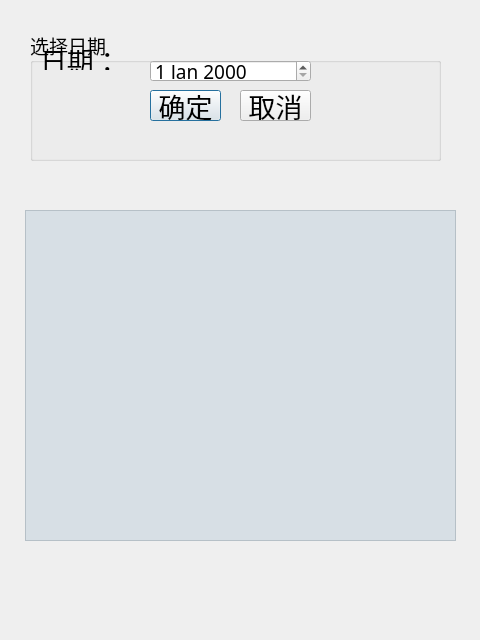
<?xml version="1.0" encoding="UTF-8"?>
<ui version="4.0">
 <class>viewdata</class>
 <widget class="QDialog" name="viewdata">
  <property name="geometry">
   <rect>
    <x>0</x>
    <y>0</y>
    <width>480</width>
    <height>640</height>
   </rect>
  </property>
  <property name="minimumSize">
   <size>
    <width>480</width>
    <height>640</height>
   </size>
  </property>
  <property name="maximumSize">
   <size>
    <width>480</width>
    <height>640</height>
   </size>
  </property>
  <property name="windowTitle">
   <string>查看历史收支</string>
  </property>
  <property name="styleSheet">
   <string notr="true">#viewdata{background-image: url(:/new/myimage/new_icon/Background.jpg);}</string>
  </property>
  <widget class="QGroupBox" name="select_date_groupBox">
   <property name="geometry">
    <rect>
     <x>30</x>
     <y>30</y>
     <width>411</width>
     <height>131</height>
    </rect>
   </property>
   <property name="font">
    <font>
     <family>STKaiti</family>
     <pointsize>14</pointsize>
    </font>
   </property>
   <property name="title">
    <string>选择日期</string>
   </property>
   <widget class="QLabel" name="label">
    <property name="geometry">
     <rect>
      <x>10</x>
      <y>20</y>
      <width>101</width>
      <height>20</height>
     </rect>
    </property>
    <property name="font">
     <font>
      <family>STKaiti</family>
      <pointsize>20</pointsize>
     </font>
    </property>
    <property name="text">
     <string>日期：</string>
    </property>
   </widget>
   <widget class="QDateEdit" name="view_dateEdit">
    <property name="geometry">
     <rect>
      <x>120</x>
      <y>30</y>
      <width>161</width>
      <height>22</height>
     </rect>
    </property>
   </widget>
   <widget class="QPushButton" name="OK_pushButton">
    <property name="geometry">
     <rect>
      <x>120</x>
      <y>60</y>
      <width>71</width>
      <height>31</height>
     </rect>
    </property>
    <property name="font">
     <font>
      <family>STKaiti</family>
      <pointsize>20</pointsize>
     </font>
    </property>
    <property name="text">
     <string>确定</string>
    </property>
   </widget>
   <widget class="QPushButton" name="cancel_pushButton">
    <property name="geometry">
     <rect>
      <x>210</x>
      <y>60</y>
      <width>71</width>
      <height>31</height>
     </rect>
    </property>
    <property name="font">
     <font>
      <family>STKaiti</family>
      <pointsize>20</pointsize>
     </font>
    </property>
    <property name="text">
     <string>取消</string>
    </property>
   </widget>
  </widget>
  <widget class="QListWidget" name="view_listWidget">
   <property name="geometry">
    <rect>
     <x>25</x>
     <y>210</y>
     <width>431</width>
     <height>331</height>
    </rect>
   </property>
   <property name="minimumSize">
    <size>
     <width>431</width>
     <height>0</height>
    </size>
   </property>
   <property name="maximumSize">
    <size>
     <width>431</width>
     <height>16777215</height>
    </size>
   </property>
   <property name="font">
    <font>
     <family>华文楷体</family>
     <pointsize>20</pointsize>
    </font>
   </property>
   <property name="styleSheet">
    <string notr="true">background-color: rgba(187, 203, 216,120);</string>
   </property>
   <property name="lineWidth">
    <number>2</number>
   </property>
   <property name="resizeMode">
    <enum>QListView::Adjust</enum>
   </property>
   <property name="batchSize">
    <number>120</number>
   </property>
  </widget>
 </widget>
 <resources/>
 <connections/>
</ui>
